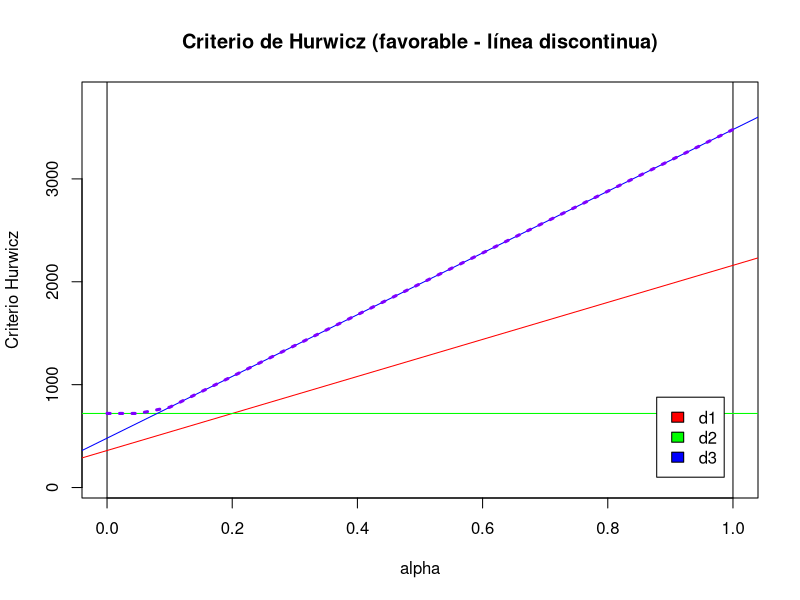
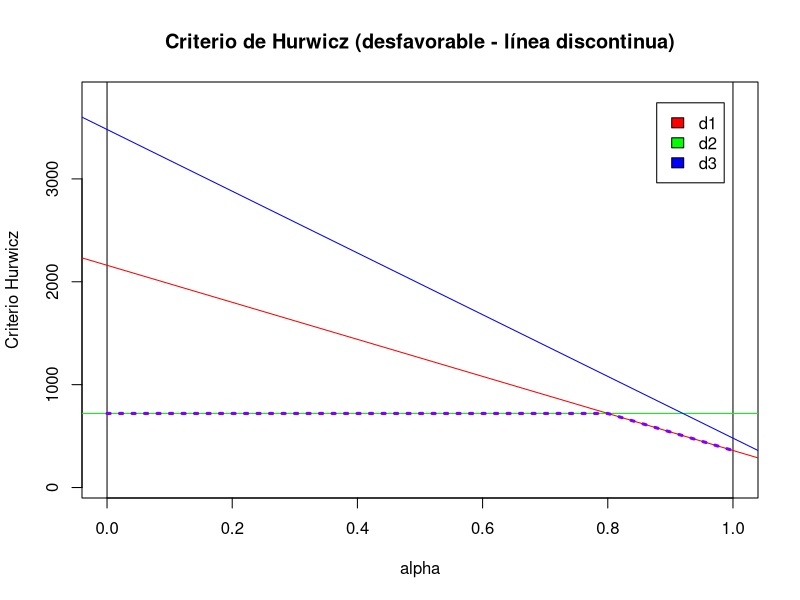

R code for these plots, in order:

# Trabajo1-Grupo-2-TD

# La lista de componentes del grupo

# - Carlos De Castilla Parrilla (Responsble)
# - Tamara Carmona Naranjo
# - Carlos Fernando Moreno León
# - José María Girol González
# -

library(dplyr)

# Funciones Auxiliares

crea.tablaX = function(vector_matporfilas,numalternativas=3,numestados=4) {
  
  X = matrix(vector_matporfilas,nrow=numalternativas,ncol=numestados,byrow=TRUE)
  colnames(X) = paste('e',1:numestados,sep='');
  rownames(X) = paste('d',1:numalternativas,sep='');
  return(X);
  
}


which.max.general = function(vector) {
  maximo = max(vector);
  res = which(vector == maximo);
  return(res);
  
}


which.min.general = function(vector) {
  minimo = min(vector);
  res = which(vector == minimo);
  return(res);
  
}


dibuja.criterio.Hurwicz = function(tablaX,favorable=TRUE) {
  X = tablaX;
  Altmin = apply(X,MARGIN=1,min);
  Altmax = apply(X,MARGIN=1,max);
  valfa = seq(from=0,to=1,by=0.05);
  vHurwicz = rep(0,length(valfa));
  Alt_vHurwicz = rep(0,length(valfa));
  for (i in 1:length(valfa)) {
    alfab = valfa[i];  
    if (favorable) { 
      vAltH = alfab * Altmax + (1-alfab) * Altmin; 
      vHurwicz[i] = max(vAltH)
    } else {
      vAltH = alfab * Altmin + (1-alfab) * Altmax; 
      vHurwicz[i] = min(vAltH)      
    }
    
  }
  
  x0=0;x1=1;
  y0 = min(Altmin);
  y1 = max(Altmax);
  rg = y1-y0;
  y0=y0-0.1*rg;y1=y1+0.1*rg;
  plot(c(x0,x1), c(y0,y1), type = "n", xlab = "alpha",
       ylab = "Criterio Hurwicz"); 
  nn = length(Altmin);
  colores = rainbow(nn);
  abline(v=0);
  abline(v=1);
  if (favorable) {
    for (i in 1:nn) {
      aa = Altmin[i];
      bb = (Altmax[i] - Altmin[i]);
      abline(a=aa,b=bb,col=colores[i]);
    }
  } else {
    for (i in 1:nn) {
      aa = Altmax[i];
      bb = (Altmin[i] - Altmax[i]);
      abline(a=aa,b=bb,col=colores[i]);
    }        
  }
  lines(valfa,vHurwicz,col=rainbow(nn+1)[nn+1],lty=3,lwd=3)
  if (favorable) {
    legend("bottomright",legend=rownames(X),fill=colores,inset=0.05)
    title("Criterio de Hurwicz (favorable - línea discontinua)")
  } else {
    legend("topright",legend=rownames(X),fill=colores,inset=0.05)
    title("Criterio de Hurwicz (desfavorable - línea discontinua)")    
  }
  
}



# Función Principal (creada por el grupo)
intervalos.alfa= function(tablaX,favorable=TRUE) {
  
  alfa=seq(0,1,by=0.01) # Introducimos un conjunto de alfas que nos servirán
  # para saber cuándo cambia la alternativa óptima. Fijamos un valor de 0.01,
  # el cual indica cada cuánto se quiere que exista alfa.
  X = tablaX
  
  if(favorable){ #en el caso de que sea favorable
    Altmin = apply(X,MARGIN=1,min)
    Altmax= apply(X,MARGIN=1,max)
    
    # Como ya no tenemos un alfa, sino varios, debemos crear un bucle que
    # trabaje con todos los alfa. Como, además, Altmin y Altmax son vecto-
    # res, tenemos que crear listas que nos devuelvan, para cada elemento
    # de dichos vectores, cuáles son las alternativas asociadas a los
    # alfas.
    
    AltH=list()
    Hurwicz=list()
    Alt_Hurwicz=list()
    
    # Creamos el bucle:
    
    for(i in 1:length(alfa)){
      AltH[[i]] = alfa[i] * Altmax + (1-alfa[i]) * Altmin
      Hurwicz[[i]] = max(AltH[[i]])
      Alt_Hurwicz[[i]] = which.max.general(AltH[[i]])
    }
    
    metodo = 'favorable'
    
  } else { #en caso de que no sea favorable
    Altmin = apply(X,MARGIN=1,min)
    Altmax= apply(X,MARGIN=1,max)
    
    AltH=list()
    Hurwicz=list()
    Alt_Hurwicz=list()
    
    for(i in 1:length(alfa)){
      AltH[[i]] = (1-alfa[i]) * Altmax + alfa[i] * Altmin 
      Hurwicz[[i]] = min(AltH[[i]])
      Alt_Hurwicz[[i]] = which.min.general(AltH[[i]])
    }
    
    metodo = 'desfavorable'
    
  }
  
  resultados = list();
  resultados$metodo = metodo;
  resultados$ValorAlternativa = unlist(Hurwicz); # Valores que toma cada
  # alfa en su alternativa óptima.
  resultados$alfa = alfa; # Alfas usados.
  resultados$AlternativaOptima = unlist(Alt_Hurwicz);
  resultados$Solucion = unlist(Alt_Hurwicz);
  names(resultados$Solucion)=alfa;
  # distinct(as.data.frame(resultados,alfa));
  prueba=cbind.data.frame(alfa,resultados$Solucion[1:length(alfa)]);
  colnames(prueba)<-c("Alfa", "Solución");
  rownames(prueba %>% distinct(Solución));
  alternativas= prueba %>% distinct(Solución);
  resultados$intervalos = alternativas
  return(resultados)
}


# Ejemplo (favorable):

datos=c(2160,360,
        720,720,
        3480,480)
matriz=crea.tablaX(datos,3,2)

intervalos.alfa(matriz,T)
# Valores de Alfa a partir de los cuales cambiamos de alternativa.
dibuja.criterio.Hurwicz(matriz,T) # Comprobamos.

# Ejemplo (desfavorable):

datos=c(2160,360,
        720,720,
        3480,480)
matriz=crea.tablaX(datos,3,2)

intervalos.alfa(matriz,FALSE)
# Valores de Alfa a partir de los cuales cambiamos de alternativa.
dibuja.criterio.Hurwicz(matriz,FALSE) # Comprobamos.
